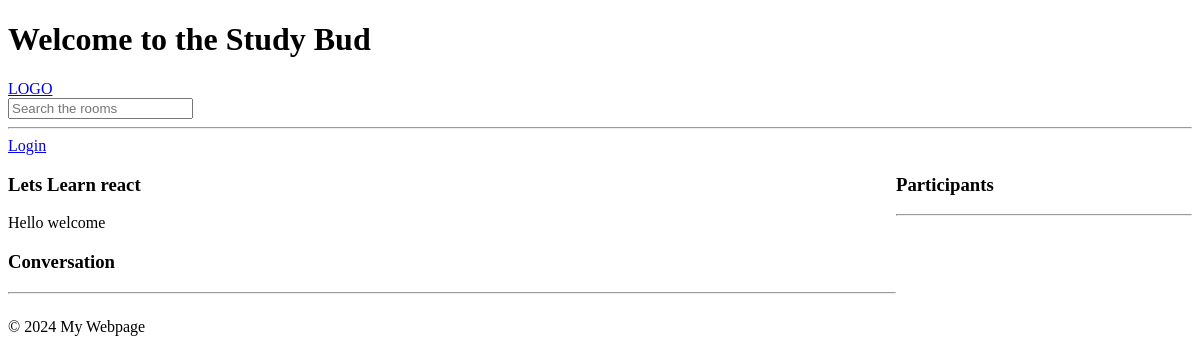
Before: /room/5 with the older database file.
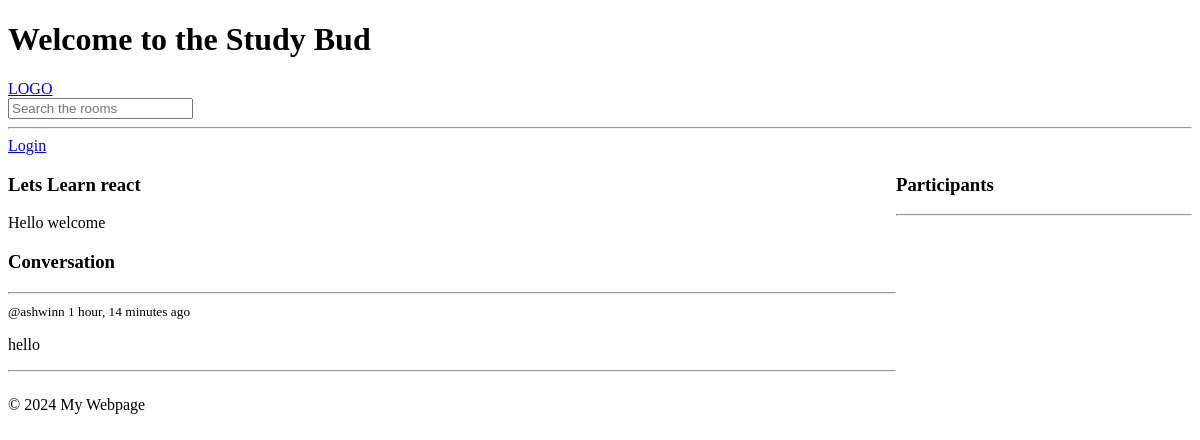
After: the same page with the newer database file.
### core/models.py (models this page shows, shortened)
class Messages(models.Model):
    user = models.ForeignKey(User,on_delete=models.CASCADE)
    room = models.ForeignKey(Rooms,on_delete=models.CASCADE)
    body = models.TextField()
    created = models.DateTimeField(auto_now_add=True)
    updated = models.DateTimeField(auto_now=True)
    class Meta:
        ordering:['-created']

### core/views.py (the view, shortened to what this page needs)
# urls.py: path('room/<str:pk>',views.rooms,name='room'),
def rooms(request,pk):
    rooms = Rooms.objects.get(id=pk)
    message=Messages.objects.filter(room=rooms).order_by('-created')
    context={'room':rooms,'message':message}
    return render(request,'core/room.html',context)

### core/templates/core/room.html (shortened to what this page needs)
{% extends 'main.html'%}
{% block content %}
<div class="room-container">
    <div>
        <h3> {{room.name}}</h3>
        <p>{{room.description}}</p>
        <div class="comment-wrapper">
            <h3>Conversation</h3>
            <hr>
            {% for msg in message %}
            <div>
                <small>@{{msg.user}} {{msg.created|timesince}} ago</small>
                <p>{{msg.body}}</p>
            </div>
            <hr>
            {% endfor %}
        </div>
    </div>
    <div>
        <h3>Participants</h3>
        <hr>
    </div>
</div>
{% endblock %}

Changed rows visible on the page:
added Messages: user "ashwinn", created "1 hour, 14 minutes", body "hello"
